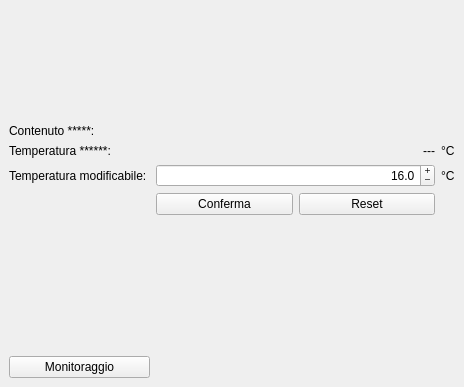
<?xml version="1.0" encoding="UTF-8"?>
<ui version="4.0">
 <class>TempGUI</class>
 <widget class="QMainWindow" name="TempGUI">
  <property name="geometry">
   <rect>
    <x>0</x>
    <y>0</y>
    <width>464</width>
    <height>387</height>
   </rect>
  </property>
  <property name="windowTitle">
   <string>******</string>
  </property>
  <property name="windowIcon">
   <iconset resource="sfondoCantina.qrc">
    <normaloff>:/sfondo/2_icon38.png</normaloff>:/sfondo/2_icon38.png</iconset>
  </property>
  <widget class="QWidget" name="temp_grid">
   <layout class="QGridLayout" name="gridLayout_2">
    <item row="2" column="0">
     <widget class="QLabel" name="tempAttLabel2">
      <property name="text">
       <string>Temperatura ******:</string>
      </property>
     </widget>
    </item>
    <item row="8" column="1">
     <spacer name="space3_1">
      <property name="orientation">
       <enum>Qt::Horizontal</enum>
      </property>
      <property name="sizeHint" stdset="0">
       <size>
        <width>40</width>
        <height>20</height>
       </size>
      </property>
     </spacer>
    </item>
    <item row="8" column="2">
     <widget class="QLabel" name="statoLabel">
      <property name="text">
       <string>&lt;html&gt;&lt;head/&gt;&lt;body&gt;&lt;p&gt;&lt;img src=&quot;:/sfondo/gray.png&quot;/&gt;&lt;/p&gt;&lt;/body&gt;&lt;/html&gt;</string>
      </property>
     </widget>
    </item>
    <item row="8" column="0">
     <widget class="QPushButton" name="monitoraggioButton">
      <property name="text">
       <string>Monitoraggio</string>
      </property>
     </widget>
    </item>
    <item row="3" column="0">
     <widget class="QLabel" name="tempModLabel">
      <property name="text">
       <string>Temperatura modificabile: </string>
      </property>
     </widget>
    </item>
    <item row="2" column="1">
     <widget class="QLabel" name="tempAttLabel1">
      <property name="text">
       <string>---</string>
      </property>
      <property name="alignment">
       <set>Qt::AlignRight|Qt::AlignTrailing|Qt::AlignVCenter</set>
      </property>
     </widget>
    </item>
    <item row="2" column="2">
     <widget class="QLabel" name="celsiusLabel1">
      <property name="text">
       <string>°C</string>
      </property>
     </widget>
    </item>
    <item row="3" column="2">
     <widget class="QLabel" name="celsiusLabel2">
      <property name="text">
       <string>°C</string>
      </property>
     </widget>
    </item>
    <item row="0" column="0">
     <spacer name="space3_3">
      <property name="orientation">
       <enum>Qt::Vertical</enum>
      </property>
      <property name="sizeHint" stdset="0">
       <size>
        <width>20</width>
        <height>40</height>
       </size>
      </property>
     </spacer>
    </item>
    <item row="3" column="1">
     <widget class="QDoubleSpinBox" name="tempSpin">
      <property name="wrapping">
       <bool>false</bool>
      </property>
      <property name="frame">
       <bool>true</bool>
      </property>
      <property name="alignment">
       <set>Qt::AlignRight|Qt::AlignTrailing|Qt::AlignVCenter</set>
      </property>
      <property name="readOnly">
       <bool>false</bool>
      </property>
      <property name="buttonSymbols">
       <enum>QAbstractSpinBox::PlusMinus</enum>
      </property>
      <property name="accelerated">
       <bool>false</bool>
      </property>
      <property name="keyboardTracking">
       <bool>true</bool>
      </property>
      <property name="prefix">
       <string/>
      </property>
      <property name="decimals">
       <number>1</number>
      </property>
      <property name="minimum">
       <double>5.000000000000000</double>
      </property>
      <property name="maximum">
       <double>25.000000000000000</double>
      </property>
      <property name="singleStep">
       <double>0.100000000000000</double>
      </property>
      <property name="value">
       <double>16.000000000000000</double>
      </property>
     </widget>
    </item>
    <item row="4" column="1" rowspan="2">
     <layout class="QHBoxLayout" name="horizontalLayout">
      <item>
       <widget class="QPushButton" name="confermaButton">
        <property name="text">
         <string>Conferma</string>
        </property>
       </widget>
      </item>
      <item>
       <widget class="QPushButton" name="resetButton">
        <property name="text">
         <string>Reset</string>
        </property>
       </widget>
      </item>
     </layout>
    </item>
    <item row="7" column="1">
     <spacer name="space3_2">
      <property name="orientation">
       <enum>Qt::Vertical</enum>
      </property>
      <property name="sizeHint" stdset="0">
       <size>
        <width>20</width>
        <height>40</height>
       </size>
      </property>
     </spacer>
    </item>
    <item row="1" column="0">
     <widget class="QLabel" name="contenutoLabel1">
      <property name="text">
       <string>Contenuto *****:</string>
      </property>
     </widget>
    </item>
    <item row="1" column="1">
     <widget class="QLabel" name="contenutoLabel2">
      <property name="text">
       <string/>
      </property>
      <property name="alignment">
       <set>Qt::AlignRight|Qt::AlignTrailing|Qt::AlignVCenter</set>
      </property>
     </widget>
    </item>
    <item row="6" column="1">
     <widget class="QLabel" name="confermaLabel">
      <property name="text">
       <string/>
      </property>
     </widget>
    </item>
   </layout>
  </widget>
 </widget>
 <resources>
  <include location="sfondoCantina.qrc"/>
 </resources>
 <connections/>
</ui>
